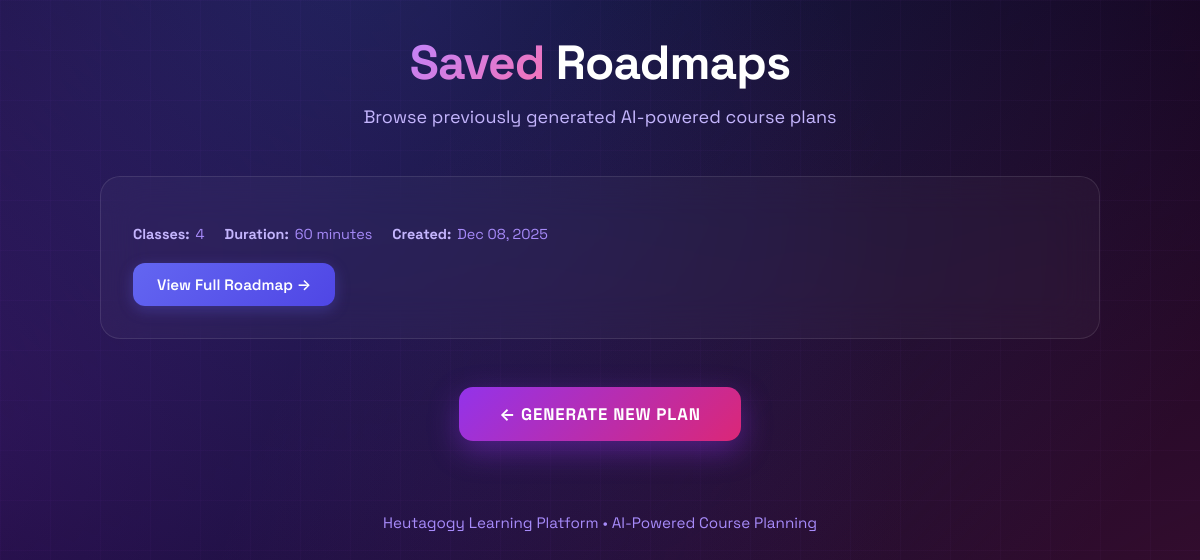
The app's page /teacher/plans/, older data.
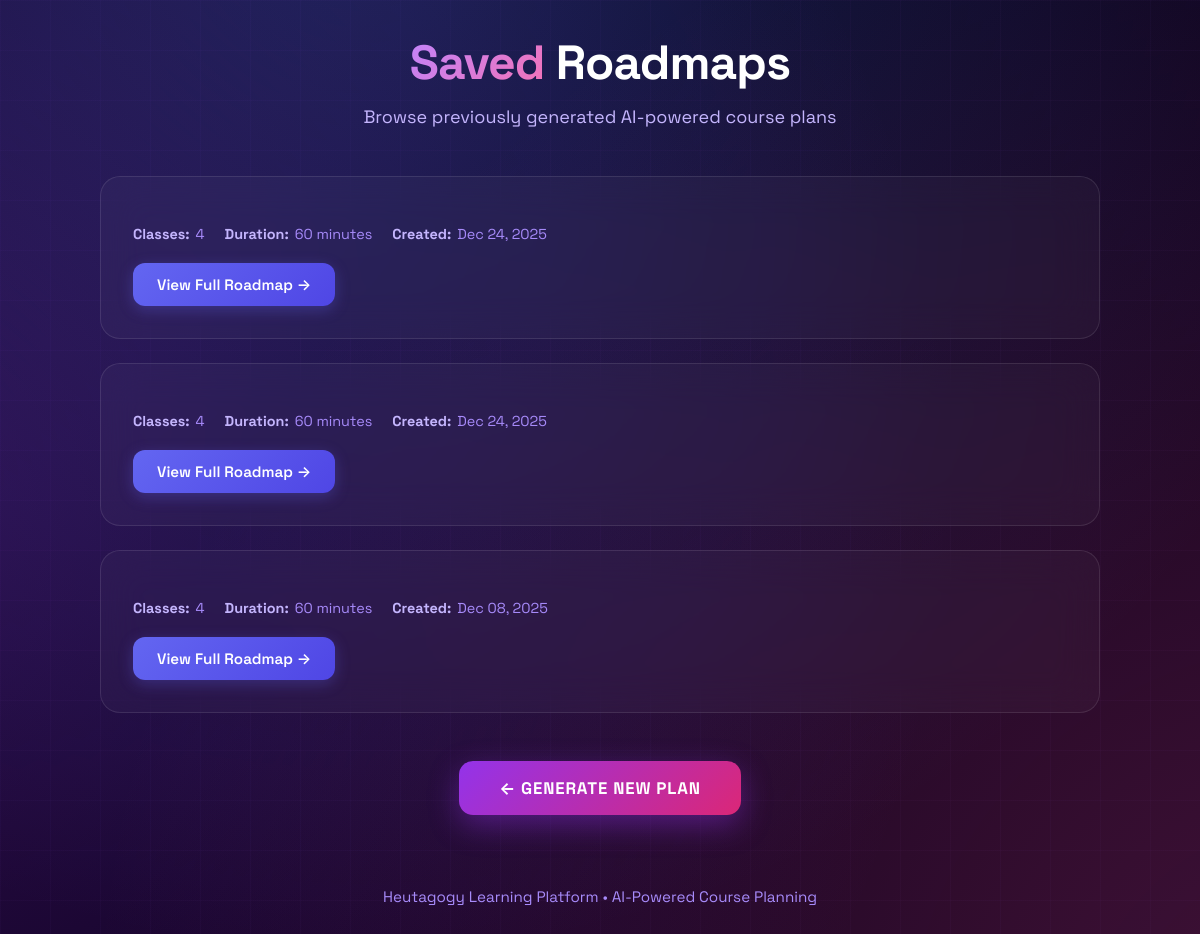
The same page, newer data.
### teacher/models.py (models this page shows)
class CoursePlan(models.Model):
    course_name = models.CharField(max_length=200)
    course_outcomes = models.TextField()
    num_classes = models.IntegerField()
    class_duration = models.IntegerField()   # minutes
    class_size = models.IntegerField()
    roadmap = models.TextField()             # generated roadmap JSON or text
    created_at = models.DateTimeField(auto_now_add=True)

### teacher/views.py (the view)
# urls.py: path("plans/", views.view_plans, name="view-plans"),
def view_plans(request):
    plans = CoursePlan.objects.order_by("-created_at")
    paginator = Paginator(plans, 5)  # 5 plans per page
    page_number = request.GET.get("page")
    page_obj = paginator.get_page(page_number)
    return render(request, "teacher/view_plans.html", {
        "page_obj": page_obj
    })

### teacher/templates/teacher/view_plans.html (shortened to what this page needs)
<!DOCTYPE html>
<html lang="en">
<head>
</head>
<body>
  <div class="container">
    <div class="inner">
      <div class="header">
        <h1><span class="highlight">Saved</span> Roadmaps</h1>
        <p>Browse previously generated AI-powered course plans</p>
      </div>
      <div class="plans-list">
        {% for plan in page_obj %}
          <div class="plan-card">
            <div class="plan-meta">
              <span>
                <strong>Classes:</strong> {{ plan.num_classes }}
              </span>
              <span>
                <strong>Duration:</strong> {{ plan.class_duration }} minutes
              </span>
              <span>
                <strong>Created:</strong> {{ plan.created_at|date:"M d, Y" }}
              </span>
            </div>
            <a href="{% url 'plan-detail' plan.id %}" class="view-btn">
              View Full Roadmap →
            </a>
          </div>
        {% empty %}
          <div class="empty-state">
            <p>No plans generated yet. Create your first roadmap!</p>
          </div>
        {% endfor %}
      </div>
      <div class="action-section">
        <a href="{% url 'teacher-plan' %}" class="new-plan-btn">
          ← Generate New Plan
        </a>
      </div>
      <div class="footer">
        <p>Heutagogy Learning Platform • AI-Powered Course Planning</p>
      </div>
    </div>
  </div>
</body>
</html>

Row changes from the older to the newer data that the page shows:
added CoursePlan: num_classes "4", class_duration "60", created_at "Dec 24, 2025"
added CoursePlan: num_classes "4", class_duration "60", created_at "Dec 24, 2025"
